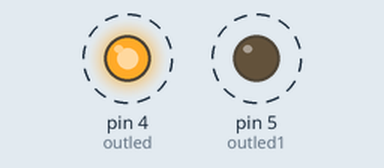
This sketch was run on a simulated Arduino Uno, built with avr-gcc and run on an emulated ATmega328P. Parts: output pins drawn as LEDs (lit = HIGH). Dashed ring = blinking.

Above: at 0.2 s.
Timing chart, 0 to 3.0 s (numbered marks = the images above):
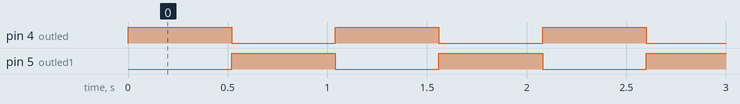

The sketch:

2-TwoLedBlinker.ino
```cpp
int outled =4;
int outled1=5;

void setup() {
pinMode(outled, OUTPUT);
pinMode(outled1, OUTPUT);
}

void loop() {
digitalWrite(outled,HIGH);
digitalWrite(outled1,LOW);
delay(520);
digitalWrite(outled,LOW);
digitalWrite(outled1,HIGH);
delay(520);
}

//mohammadzadeh
```

Measured:
- by itself, pin 4 (outled), pin 5 (outled1): alternates HIGH for 0.52 s and LOW for 0.52 s
